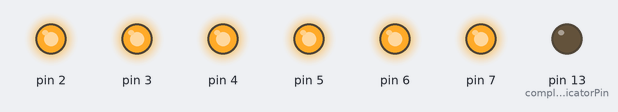
The sketch below on a simulated Arduino Nano, built with avr-gcc and run on an emulated ATmega328P. Parts: output pins drawn as LEDs (lit = HIGH). What the sketch prints to the serial monitor is not drawn.

Above: at 0.2 s.
At 4.1 s:
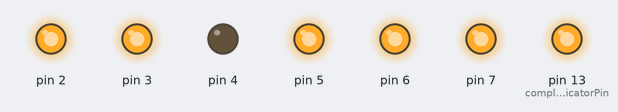
Timing chart, 0 to 5.0 s (numbered marks = the images above):
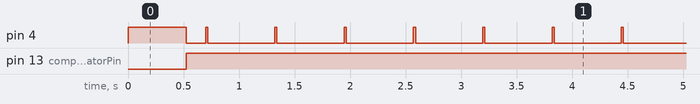

Measured:
- by itself, pin 4: repeats every 0.62 s: HIGH 0.02 s, LOW 0.61 s
- by itself, pin 13 (completeIndicatorPin): LOW → HIGH at 0.52 s
- by itself, everything shown: repeats every 4.4 s, in 14 steps

The sketch:

BatteryBalancing_External.ino
```cpp
const int nGroups = 2;
const int nCellsPerGroup = 3;
const int nCells = nGroups * nCellsPerGroup;
boolean gates[nCells];
float maxValue[nGroups];
float cellVoltages[nCells];
const float threshold = 0.081; // 6A * 0.006750 Ohms
const int completeIndicatorPin = 13;
const int sampleSetupTime = 5;
const int sampleHoldTime = 2;

void setup() {
  Serial.begin(9600);
  // put your setup code here, to run once:
  gates[0] = HIGH;
  gates[1] = HIGH;
  gates[2] = HIGH;
  gates[3] = HIGH;
  gates[4] = HIGH;
  gates[5] = HIGH;
  pinMode(2, OUTPUT);
  pinMode(3, OUTPUT);
  pinMode(4, OUTPUT);
  pinMode(5, OUTPUT);
  pinMode(6, OUTPUT);
  pinMode(7, OUTPUT);
  pinMode(completeIndicatorPin, OUTPUT);
  writeAllGateValues();

  Serial.println(A5);
  Serial.println(A5);
  Serial.println(A6);
  Serial.println(A7);
}
float getLogicalCellVoltage(int raw)
{
  Serial.print("Getting logical voltage ");
  Serial.println(raw);
  // assuming 5.0V ref
  float Vref = 5.00;
  return Vref*(raw/1024.000);
}
uint8_t getGroup(uint8_t cell)
{
  return cell/nCellsPerGroup;
}
uint8_t getGatePin(uint8_t cell)
{
  switch (cell)
  {
    case 0:   return 2;   break;
    case 1:   return 3;   break;
    case 2:   return 4;   break;
    case 3:   return 5;   break;
    case 4:   return 6;   break;
    case 5:   return 7;   break;
    default:  break;
  }
}
uint8_t getBatteryPin(uint8_t cell)
{
  switch (cell)
  {
    case 0:   return A2;   break;
    case 1:   return A3;   break;
    case 2:   return A4;   break;
    case 3:   return A5;   break;
    case 4:   return A6;   break;
    case 5:   return A7;   break;
    default:  break;
  }
}

uint16_t measureVoltage(uint8_t batteryPin, uint8_t gatePin)
{
  // Temporarily disable charging
  boolean state = digitalRead(gatePin);
  digitalWrite(gatePin, HIGH);
  delay(sampleSetupTime);

  // Make the measurement
  uint16_t value = debugAnalogRead(batteryPin);
  delay(sampleHoldTime);
  digitalWrite(gatePin, state);
  return value;
}
uint16_t debugAnalogRead(uint8_t pin)
{
  Serial.print("Reading pin ");
  Serial.println(pin);
  // return analogRead(pin);
  switch(pin)
  {
    case A2:
      return 52;
    case A3:
      return 51;
    case A4:
      return 33;
    case A5:
      return 212;
    case A6:
      return 212;
    case A7:
      return 200;
    default:
      return 0;
  }
}

void writeAllGateValues()
{
  // Write all gate values
  for (int cell = 0; cell < nCells; cell++)
  {
    digitalWrite(getGatePin(cell), gates[cell]);
  }
}

void loop() {
  boolean moduleComplete = false;

  // Determine the max voltages on each cell, as well as the maximum
  Serial.println("Step 1");
  for (int group = 0; group < nGroups; group++)
  {
    float maxValOfGroup = 0;
    for (int cell = 0; cell < nCellsPerGroup; cell++)
    {
      int cellNumber = nCellsPerGroup*group+cell;
      int rawCellVoltage = measureVoltage(getBatteryPin(cellNumber), getGatePin(cellNumber));
      float logicalCellVoltage = getLogicalCellVoltage(rawCellVoltage);
      cellVoltages[cellNumber] = logicalCellVoltage;
      Serial.print("cell: ");
      Serial.println(logicalCellVoltage);
      maxValOfGroup = max(maxValOfGroup, logicalCellVoltage);
    }
    maxValue[group] = maxValOfGroup;
    Serial.print("Max of group: ");
    Serial.println(maxValue[group]);
  }
  Serial.println("Step 2");


  uint8_t consecutiveCompleteCells;
  // Determine the desired gate voltage
  for (int cell = 0; cell < nCells; cell++)
  {
    if (cell % nCellsPerGroup == 0)
    {
      consecutiveCompleteCells = 0;
    }

    uint8_t group = getGroup(cell);

    float variance = maxValue[group] - cellVoltages[cell];
    Serial.print("Variance for cell ");

    Serial.print(cell);
    Serial.print(":");
    Serial.println(variance);

    if (variance > threshold)
    {
      // Charge the cell
      gates[cell] = LOW;
    }
    else
    {
      // No need to charge this given cell
      gates[cell] = HIGH;
      consecutiveCompleteCells++;
    }

    if (consecutiveCompleteCells >= nCellsPerGroup)
    {
      moduleComplete = true;
    }
  }

  // Indicate if any module is done

  if (moduleComplete)
  {
    digitalWrite(completeIndicatorPin, HIGH);
  }
  else
  {
    digitalWrite(completeIndicatorPin, LOW);
  }

  writeAllGateValues();


  Serial.println("Done iteration\n\n");
  delay(100);
}
```
